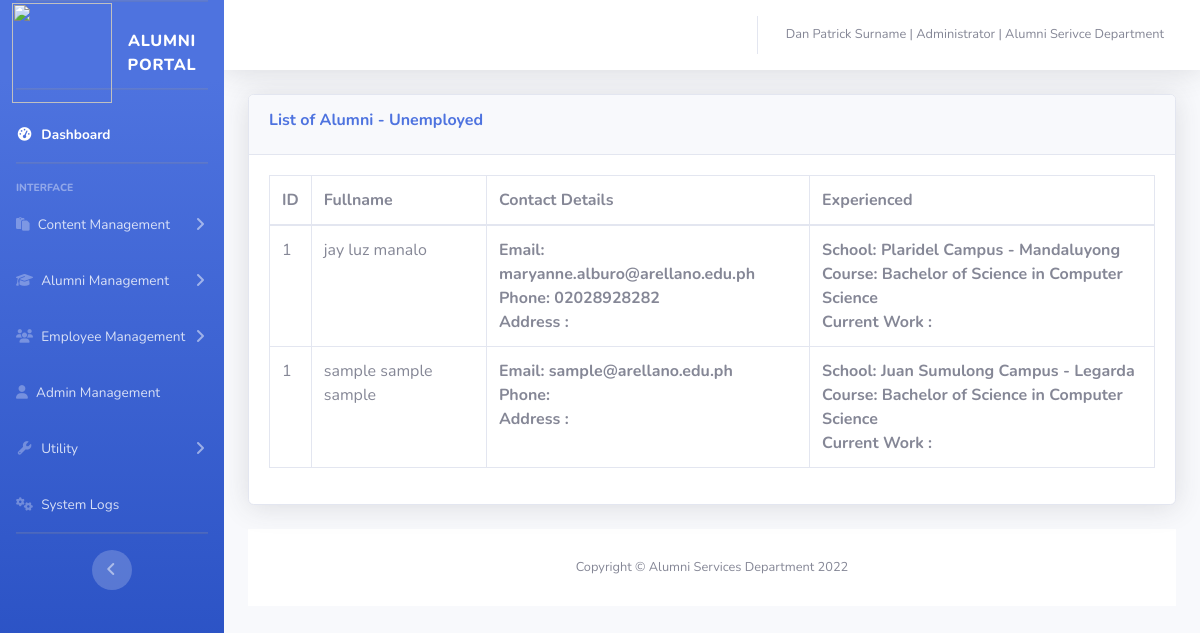
/alumni-portal/admin/unemployed.PHP (signed in), run on the app's committed database.
### tables this page shows
CREATE TABLE `accounts` (
  `Id` int(11) NOT NULL,
  `IdNumber` int(11) NOT NULL,
  `Username` varchar(200) NOT NULL,
  `Password` varchar(200) NOT NULL,
  `FirstName` varchar(200) NOT NULL,
  `LastName` varchar(200) NOT NULL,
  `MiddleName` varchar(200) NOT NULL,
  `Email` varchar(200) NOT NULL,
  `ContactNumber` varchar(200) NOT NULL,
  `BranchId` int(11) NOT NULL,
  `DepartmentId` int(11) NOT NULL,
  `AddedDate` date NOT NULL,
  `userData` text NOT NULL
);

CREATE TABLE `alumni` (
  `id` int(11) NOT NULL,
  `firstname` varchar(50) NOT NULL,
  `middleName` varchar(50) NOT NULL,
  `lastname` varchar(50) NOT NULL,
  `photo` varchar(200) NOT NULL,
  `gender` text NOT NULL,
  `birthday` date NOT NULL,
  `email` text NOT NULL,
  `contact` text NOT NULL,
  `telephone` text NOT NULL,
  `socMed` text NOT NULL,
  `interest` text NOT NULL,
  `schoolAttended` text NOT NULL,
  `CurrentWork` text NOT NULL,
  `courseGraduated` text DEFAULT NULL,
  `created_on` datetime NOT NULL,
  `password` text NOT NULL,
  `address` text NOT NULL,
  `bio` text NOT NULL,
  `guid` text NOT NULL,
  `studNo` text NOT NULL,
  `studStatus` text NOT NULL,
  `studDes` text NOT NULL,
  `studOR` text NOT NULL,
  `studDate` text NOT NULL,
  `studRemarks` text NOT NULL,
  `employerNo` text NOT NULL,
  `mailingAddress` text NOT NULL,
  `presentAddress` text NOT NULL,
  `provincialAddress` text NOT NULL,
  `companyAddress` text NOT NULL,
  `fbURL` text NOT NULL,
  `twitterURL` text NOT NULL,
  `gmailURL` text NOT NULL,
  `linkURL` text NOT NULL,
  `otherURL` text NOT NULL,
  `major` text NOT NULL,
  `awards` text NOT NULL,
  `company` text NOT NULL,
  `position` text NOT NULL,
  `location` text NOT NULL,
  `description` text NOT NULL,
  `employeeYear` text NOT NULL,
  `elementary` text NOT NULL,
  `elementaryGraduated` text NOT NULL,
  `elementaryHonors` text NOT NULL,
  `highschool` text NOT NULL,
  `highschoolGraduated` text NOT NULL,
  `highschoolHonors` text NOT NULL,
  `college` text NOT NULL,
  `collegeDegree` text NOT NULL,
  `collegeGraduated` text NOT NULL,
  `collegeHonors` text NOT NULL
);

CREATE TABLE `course` (
  `id` int(11) NOT NULL,
  `title` text NOT NULL,
  `code` varchar(15) NOT NULL,
  `branch_id` int(11) NOT NULL,
  `BatchId` int(11) NOT NULL,
  `dep_id` int(11) NOT NULL
);

### alumni-portal/admin/security.php (called while the page is built, shortened)
<?php
include "../dbconfig.php";
if (!$_SESSION['username']) {
    header('Location: ../login.php');
} else {
    $username = $_SESSION['username'];
    $query = "SELECT *, accounts.id as Accounts_ID, branch.Name as Branch_Name, branch.Address as Branch_Address, departments.Name as Department_Name
            FROM accounts
            left join branch
            on accounts.BranchID = branch.id
            left join departments
            on accounts.DepartmentId = departments.id
            where Username ='$username'";
    $query_run = mysqli_query($connection, $query);
    $user = mysqli_fetch_array($query_run);
}

### alumni-portal/admin/unemployed.PHP (the view, shortened to what this page needs)
<?php
include('security.php');
include('../includes/header.php');
include('../includes/navbar.php');
include "../dbconfig.php";
?>
<div class="container-fluid">
    <div class="card shadow mb-4">
        <div class="card-header py-3">
            <h6 class="m-0 font-weight-bold text-primary">
                List of Alumni - Unemployed
        </div>
        <div class="card-body">
            <div class="table-responsive">
                <?php
                if ($user['userData'] == "Employee") {
                    $query = "SELECT * from alumni
            LEFT JOIN course
            ON alumni.courseGraduated = course.id
            WHERE CurrentWork =''
            AND  interest =" . $user['BranchId'];
                    $query_run = mysqli_query($connection, $query);
                } else {
                    $query = "SELECT * from alumni
                LEFT JOIN course
                ON alumni.courseGraduated = course.id
                WHERE CurrentWork ='' ";
                    $query_run = mysqli_query($connection, $query);
                }
                ?>
                <table class="table table-bordered" id="dataTable" width="100%" cellspacing="0">
                    <thead>
                        <tr>
                            <th>ID</th>
                            <th>Fullname</th>
                            <th>Contact Details</th>
                            <th>Experienced</th>
                        </tr>
                    </thead>
                    <tbody>
                        <?php
                        if (mysqli_num_rows($query_run) > 0) {
                            while ($row = mysqli_fetch_assoc($query_run)) {
                        ?>
                                <tr>
                                    <td> <?php echo $row['id']; ?> </td>
                                    <td> <?php echo $row['firstname'] . " " . $row['middleName'] . " " . $row['lastname']; ?> </td>
                                    <td>
                                        <b>Email: <?php echo $row['email']; ?> </b>
                                        <br />
                                        <b>Phone: <?php echo $row['contact']; ?> </b>
                                        <br />
                                        <b> Address : <?php echo $row['address']; ?> </b>
                                    </td>
                                    <td>
                                        <b>School: <?php echo $row['schoolAttended']; ?> </b>
                                        <br />
                                        <b>Course: <?php echo $row['title']; ?> </b>
                                        <br />
                                        <b> Current Work : <?php echo $row['CurrentWork']; ?> </b>
                                    </td>
                                </tr>
                        <?php
                            }
                        } else {
                            echo "No Record Found";
                        }
                        ?>
                    </tbody>
                </table>
            </div>
        </div>
    </div>
    <?php
    include('../includes/footer.php');
    ?>

### alumni-portal/includes/navbar.php (shortened to what this page needs)
<?php
if ($user['userData'] === "Employee") {
    $display = "none";
    $redirect = "employeeIndex.php";
} else {
    $display = "unset";
    $redirect = "index.php";
}
?>
<ul class="navbar-nav bg-gradient-primary sidebar sidebar-dark accordion" id="accordionSidebar">
    <a class="sidebar-brand d-flex align-items-center justify-content-center" href="<?php echo $redirect; ?>">
        <img width="100px" height="100" src="https://th.bing.com/th/id/R.e0b43ac42a832763d30954bc510dcf97?rik=Bwytg72ugln8%2fw&riu=http%3a%2f%2farellano.edu.ph%2finternational%2fsites%2fdefault%2ffiles%2fArellano+hi-res_0.png&ehk=dapCxV1dCduGu4W%2fk00HOBHg0oG4e7yytLO16b7%2fBEg%3d&risl=&pid=ImgRaw&r=0" />
        <div class="sidebar-brand-text mx-3">ALUMNI PORTAL</div>
    </a>
    <hr class="sidebar-divider ">
    <li class="nav-item active">
        <a class="nav-link" href="<?php echo $redirect; ?>">
            <i class="fas fa-fw fa-tachometer-alt"></i>
            <span>Dashboard</span></a>
    </li>
    <hr class="sidebar-divider">
    <div class="sidebar-heading">
        Interface
    </div>
    <li class="nav-item">
        <a class="nav-link collapsed" href="announcement.php" data-toggle="collapse" data-target="#collapseContent" aria-expanded="true" aria-controls="collapseContent">
            <i class="fa fa-clipboard"></i>
            <span>Content Management</span>
        </a>
    </li>
    <li class="nav-item">
        <a class="nav-link collapsed" href="alumni.php" data-toggle="collapse" data-target="#collapseUtilities" aria-expanded="true" aria-controls="collapseUtilities">
            <i class="fa fa-graduation-cap"></i>
            <span>Alumni Management</span>
        </a>
    </li>
    <li class="nav-item" style="<?php echo "display:" . $display ?>">
        <a class="nav-link collapsed" href="employee.php" data-toggle="collapse" data-target="#collapsePages" aria-expanded="true" aria-controls="collapsePages">
            <i class="fa fa-users"></i>
            <span>Employee Management</span>
        </a>
    </li>
    <li class="nav-item" style="<?php echo "display:" . $display ?>">
        <a class="nav-link" href="register.php">
            <i class="fa fa-user"></i>
            <span>Admin Management</span></a>
    </li>
    <li class="nav-item" style="<?php echo "display:" . $display ?>">
        <a class="nav-link collapsed" href="#" data-toggle="collapse" data-target="#utility" aria-expanded="true" aria-controls="utility">
            <i class="fas fa-fw fa-wrench"></i>
            <span>Utility</span>
        </a>
    </li>
    <li class="nav-item" style="<?php echo "display:" . $display ?>">
        <a class="nav-link" href="logs.php">
            <i class="fa fa-cogs"></i>
            <span>System Logs</span></a>
    </li>
    <hr class="sidebar-divider d-none d-md-block">
    <div class="text-center d-none d-md-inline">
        <button class="rounded-circle border-0" id="sidebarToggle"></button>
    </div>
</ul>
<div id="content-wrapper" class="d-flex flex-column">
    <div id="content">
        <nav class="navbar navbar-expand navbar-light bg-white topbar mb-4 static-top shadow">
            <ul class="navbar-nav ml-auto">
                <li class="nav-item dropdown no-arrow">
                    <a class="nav-link dropdown-toggle" href="#" id="userDropdown" role="button" data-toggle="dropdown" aria-haspopup="true" aria-expanded="false">
                        <span class="mr-2 d-none d-lg-inline text-gray-600 small">
                            <?php
                            if ($user['userData'] === "Employee") {
                                echo $user['FirstName'] . " " . $user['MiddleName'] . " " . $user['LastName'] . " | " . $user['userData'] . " | " . $user['Branch_Name'] . " - " . $user['Branch_Address'] . " | " . $user['Department_Name'];
                            } else {
                                echo $user['FirstName'] . " " . $user['MiddleName'] . " " . $user['LastName'] . " | " . $user['userData'] . " | Alumni Serivce Department";
                            }
                            ?>
                        </span>
                    </a>
                </li>
            </ul>
        </nav>

### data on the page
accounts: FirstName "Dan", MiddleName "Patrick", LastName "Surname", userData "Administrator"
alumni: course.id "1", firstname "jay", middleName "luz", lastname "manalo", email "maryanne.alburo@arellano.edu.ph", contact "02028928282", schoolAttended "Plaridel Campus - Mandaluyong", course.title "Bachelor of Science in Computer Science"
alumni: course.id "1", firstname "sample", middleName "sample", lastname "sample", email "sample@arellano.edu.ph", schoolAttended "Juan Sumulong Campus - Legarda", course.title "Bachelor of Science in Computer Science"
